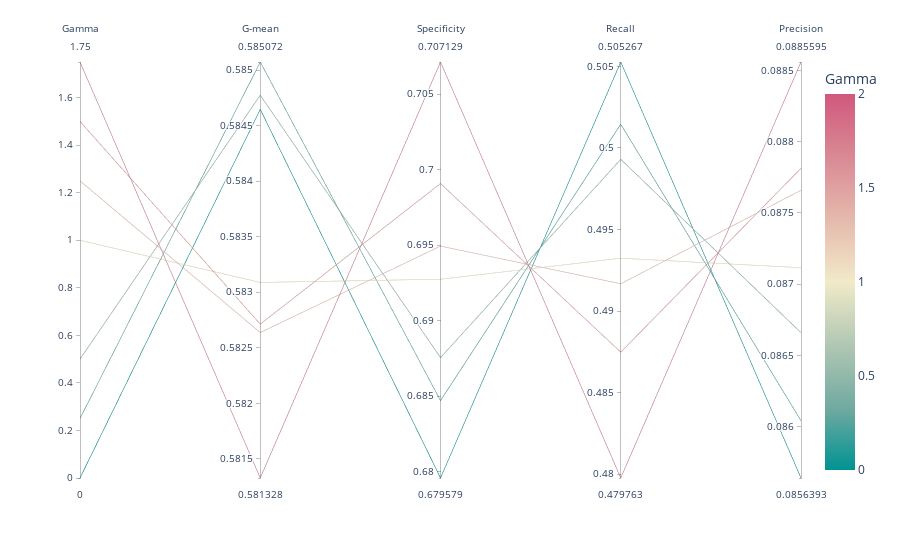

Here is the notebook cell this chart was saved with:
### Markdown cell above
# Comparing Gammas

### Code cell
okFull = {'Gamma':[0,2,4,6,8],
            'G-mean':[0.584646,0.581507, 0.578919, 0.579266, 0.57695],
            'auc':[0.621262,0.620754,0.620355,0.619935,0.617697],
            'Specificity': [0.679579, 0.709011,0.709637, 0.716632, 0.725547], 
            'Recall': [0.505267,0.478322, 0.475908, 0.470358,0.461169],
            'Precision':[0.0856393,0.0888556,  0.0890484,0.0897346, 0.0910987 ]}



fig = px.parallel_coordinates(texasFull, color="Gamma", labels={"Gamma": "Gamma",
                "G-mean": "G-mean", "auc": "ROC-AUC",
                "Specificity": "Specificity", "Recall": "Recall","Precision": "Precision" },
                             color_continuous_scale=px.colors.diverging.Tealrose,
                             color_continuous_midpoint=1)
#fig.savefig('txFullGammaCompare.png', dpi=400, bbox_inches="tight")
fig.write_image("okFullGammaCompare.png")
fig.show()

### Figure 1 — Plotly figure (JSON) as saved in the notebook; plotly's stock layout.template omitted (floating-point values rounded to 4 significant figures)
{"data": [{"dimensions": [{"label": "Gamma", "values": [0, 0.25, 0.5, 1, 1.25, 1.5, 1.75]}, {"label": "G-mean", "values": [0.5846, 0.5851, 0.5848, 0.5831, 0.5826, 0.5827, 0.5813]}, {"label": "Specificity", "values": [0.6796, 0.6847, 0.6875, 0.6927, 0.6949, 0.6991, 0.7071]}, {"label": "Recall", "values": [0.5053, 0.5015, 0.4993, 0.4932, 0.4917, 0.4875, 0.4798]}, {"label": "Precision", "values": [0.08564, 0.08604, 0.08666, 0.08712, 0.08766, 0.08781, 0.08856]}], "domain": {"x": [0, 1], "y": [0, 1]}, "line": {"color": [0, 0.25, 0.5, 1, 1.25, 1.5, 1.75], "coloraxis": "coloraxis"}, "name": "", "type": "parcoords"}], "layout": {"coloraxis": {"cmid": 1, "colorbar": {"title": {"text": "Gamma"}}, "colorscale": [[0, "rgb(0, 147, 146)"], [0.1667, "rgb(114, 170, 161)"], [0.3333, "rgb(177, 199, 179)"], [0.5, "rgb(241, 234, 200)"], [0.6667, "rgb(229, 185, 173)"], [0.8333, "rgb(217, 137, 148)"], [1, "rgb(208, 88, 126)"]]}, "legend": {"tracegroupgap": 0}, "margin": {"t": 60}}}
